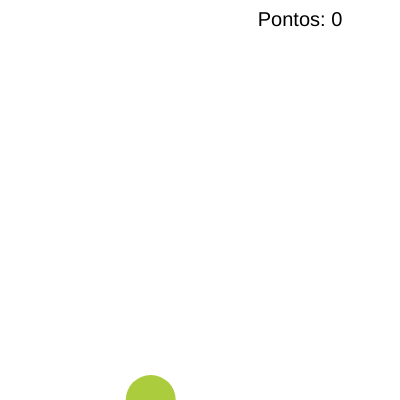
Frame 1 (no input)
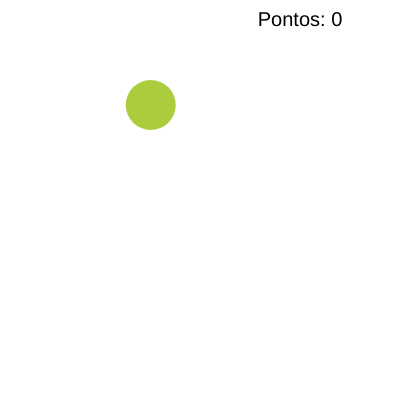
Frame 60 (no input)
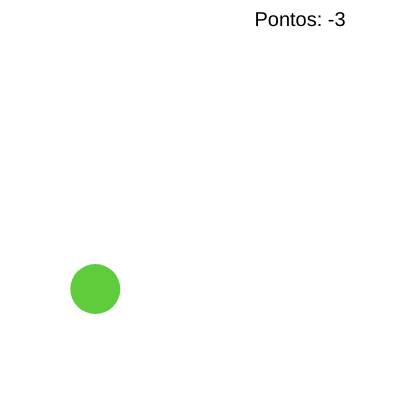
Frame 120 (the mouse pressed at the canvas centre since frame 60)

The p5.js sketch that drew these frames (run headless with seeded random() and noise() and a simulated clock; from frame 60 on, the mouse is pressed at the canvas centre):

// p5.js sketch
// ── sketch.js
/*
Crie um jogo onde um balão, gerado por uma função construtora, sobe da
parte inferior da tela. O balão tem uma cor aleatória, uma velocidade
aleatória e um valor de pontos aleatório, que é dado ao jogador ao ser
clicado. Se o balão sair da tela sem ser clicado, o jogador perde 3 pontos.
O jogo continua até o jogador atingir 50 pontos ou cair para -18 pontos,
com a pontuação sendo atualizada conforme o balão é estourado ou
perdido. Use apenas um balão por vez, sem listas, e altere a pontuação
conforme os eventos de clique ou falha no clique.

*/

let pontos=0;
let balao;
let COLISAO = false;
function setup() {
  createCanvas(400, 400);
  colorMode(HSB,360,100,100);
  cursor(CROSS);
  textAlign(CENTER,CENTER);
  noStroke();
}

function draw() {
  background(220);
  if(pontos>=50)telaFinal('Parabéns, você ganhou!!!');
  else if(pontos <= -18) telaFinal("Você Perdeu! :(");
  else jogo();
}

function telaFinal(texto){
  textSize(30);
  text(`${texto}`,width/2,height/2)
}

function jogo(){
  fill(0,0,0);
  textSize(20);
  text(`Pontos: ${pontos}`,width -100,20);
  if(balao == undefined)novoBalao();
  
  if (!balao.clicado && balao.posY < 0) {
    pontos -= 3;
    novoBalao();
    return;  // Sai do frame atual pra não rodar o resto
  }
  
  if (COLISAO){
    novoBalao();
    COLISAO = false;
  }
  
  if (!balao.clicado) {
    desenhaBalao();
  }
}

function desenhaBalao(){
  fill(balao.cor,70,80);
  ellipse(balao.posX,balao.posY,50,50);
  balao.posY -= balao.velocidade;
}

function novoBalao(){
  let pontosB = parseInt(random(1,5));
  let cor = parseInt(random(0,360));
  let vel = parseInt(random(3,6));
  balao = new CriaBalao(cor,vel,pontosB,400.0);
}

function CriaBalao(cor,velocidade,pontos,posY){
  this.cor = cor;
  this.velocidade = velocidade;
  this.pontos = pontos;
  this.posX = random(40,width-40);
  this.posY = posY;
  this.clicado = false;
  
  this.handleClick=function (){
    this.clicado = true;
  }
}


function colisao(){
    if(dist(balao.posX,balao.posY,mouseX,mouseY)<25){
      balao.handleClick();
      pontos+=balao.pontos;
      COLISAO = true;
    }
}

function mousePressed(){
  colisao();
}
